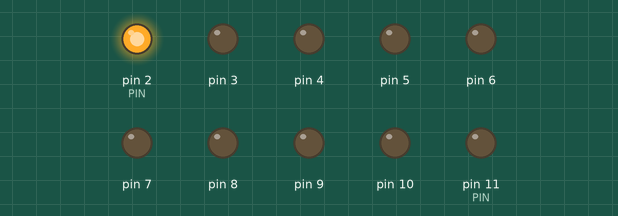
Simulated run of this sketch. Board: Arduino Uno, built with avr-gcc and run on an emulated ATmega328P. Parts: output pins drawn as LEDs (lit = HIGH).

Above: at 0.2 s.
At 2.2 s:
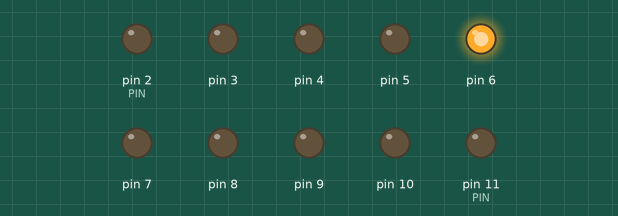
At 3.7 s:
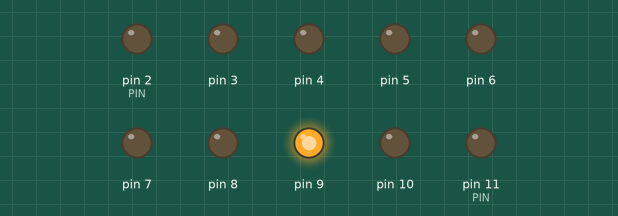
At 5.0 s:
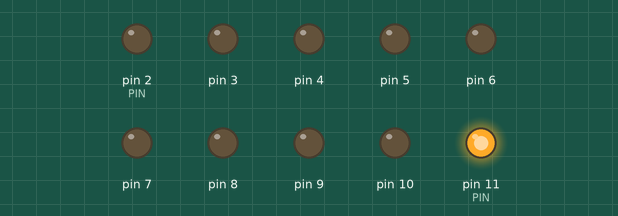
At 8.7 s:
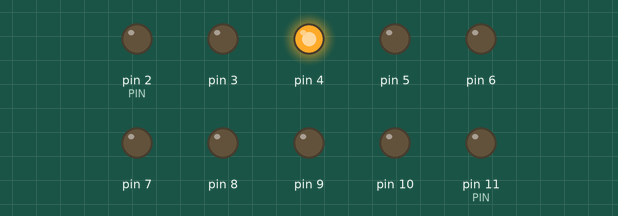
At 12.7 s:
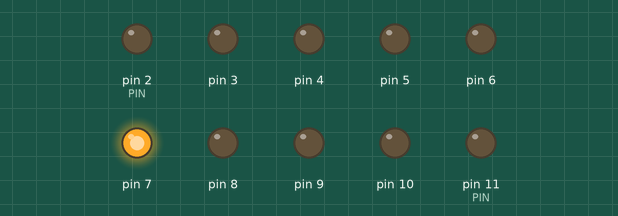
Timing chart, 0 to 13.0 s (numbered marks = the images above):
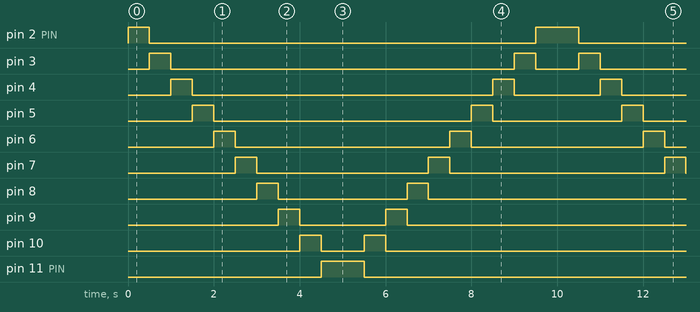

Measured:
- by itself, pin 2 (PIN): repeats every 10.0 s: LOW 9.0 s, HIGH 1.0 s
- by itself, pin 3: repeats every 10.0 s: LOW 8.0 s, HIGH 0.50 s, LOW 1.0 s, HIGH 0.50 s
- by itself, pin 4: repeats every 10.0 s: LOW 7.0 s, HIGH 0.50 s, LOW 2.0 s, HIGH 0.50 s
- by itself, pin 5: repeats every 10.0 s: LOW 6.0 s, HIGH 0.50 s, LOW 3.0 s, HIGH 0.50 s
- by itself, pin 6: repeats every 10.0 s: LOW 5.0 s, HIGH 0.50 s, LOW 4.0 s, HIGH 0.50 s
- by itself, pin 7: repeats every 10.0 s: LOW 4.0 s, HIGH 0.50 s, LOW 5.0 s, HIGH 0.50 s
- by itself, pin 8: repeats every 10.0 s: LOW 3.0 s, HIGH 0.50 s, LOW 6.0 s, HIGH 0.50 s
- by itself, pin 9: repeats every 10.0 s: LOW 2.0 s, HIGH 0.50 s, LOW 7.0 s, HIGH 0.50 s

The sketch:

Secuencia_de_luces_autom_ticas.ino
```cpp
/*
 Fundacion Kinal
 Centro Educativo Tecnico Laborla Kinal
 Electronica
 Grado: Quinto
 Seccion: A
 Curso: Taller de eleectronica digital y reparacion de computadoras I
 Nombre: Juan Manuel Sebastian Ixen Coy
 Carne: 2019519
 Fecha: 13/04
 */
 int PIN=2;
#define a
void setup()
{
for(PIN;PIN<=11;PIN++)
{
  {
  pinMode(PIN,OUTPUT);
  }
}
}
void loop() {
  PIN=2;
  for(a; PIN <= 11; PIN++)
  {
    digitalWrite(PIN,HIGH);
    delay(500);
    digitalWrite(PIN,LOW);
    }
  PIN=11;
  for(a; PIN >= 2; PIN--)
  {
    digitalWrite(PIN,HIGH);
    delay(500);
    digitalWrite(PIN,LOW);
 }
}
```
